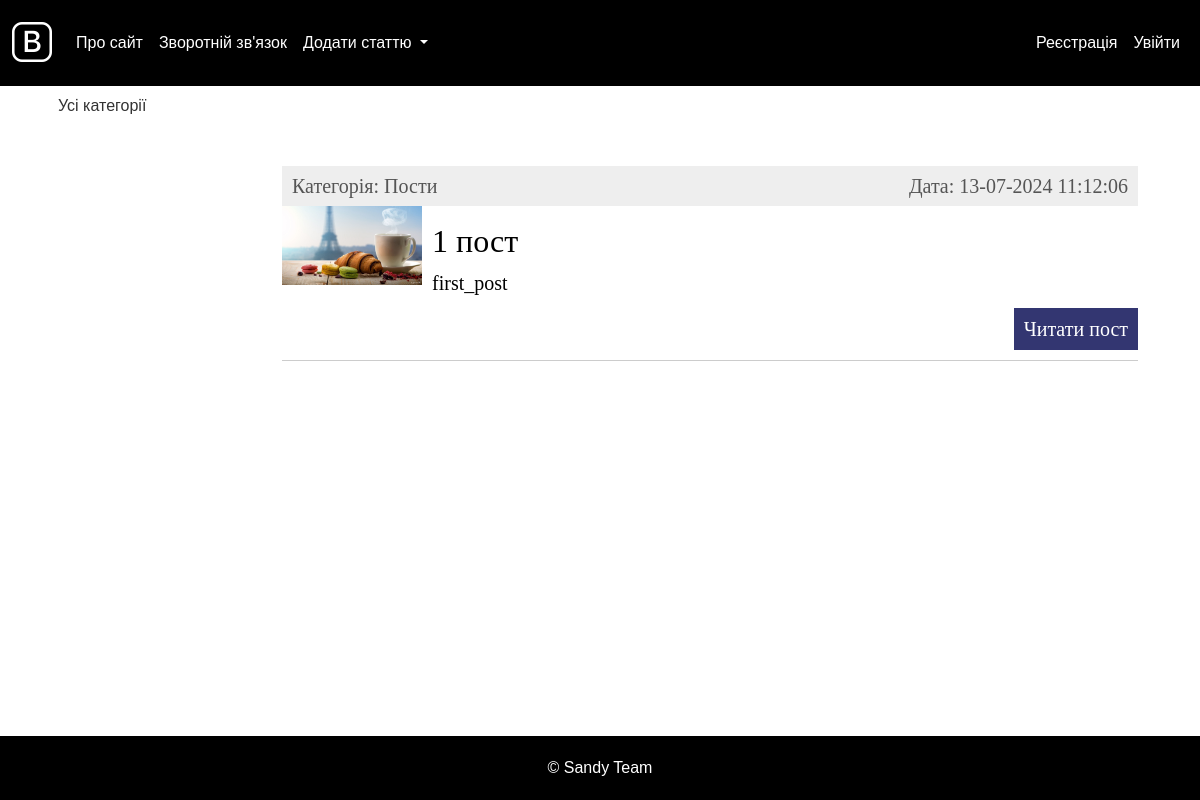
The page / on the database its author committed.
### blog/models.py (models this page shows, shortened)
class Blog(models.Model):
    DRAFT = 'draft'
    PUBLISHED = 'published'
    STATUS_CHOICES = [
        (DRAFT, 'Чернетка'),
        (PUBLISHED, 'Опублікована'),
    ]
    title = models.CharField(max_length=255, verbose_name="Заголовок")
    slug = models.SlugField(max_length=255, unique=True, verbose_name="URL")
    content = models.TextField(blank=True, verbose_name="Текст статті")
    photo = models.ImageField(upload_to="photos/%Y/%m/%d/", verbose_name="Фото", blank=True, null=True)
    time_create = models.DateTimeField(auto_now_add=True, verbose_name="Час створення")
    time_update = models.DateTimeField(auto_now=True, verbose_name="Час оновлення")
    status = models.CharField(max_length=10, choices=STATUS_CHOICES, default=DRAFT, verbose_name="Статус")
    cat = models.ForeignKey('Category', on_delete=models.PROTECT, verbose_name="Категорія")
    author = models.ForeignKey(settings.AUTH_USER_MODEL, on_delete=models.CASCADE, related_name='posts', verbose_name="Автор", null=True)
    likes = models.ManyToManyField(settings.AUTH_USER_MODEL, related_name='liked_posts', blank=True, verbose_name="Лайки", through='PostLike')
    dislikes = models.ManyToManyField(settings.AUTH_USER_MODEL, related_name='disliked_posts', blank=True, verbose_name="Дизлайки", through='PostDislike')
    tags = TaggableManager()
    def get_absolute_url(self):
        return reverse('post', kwargs={'post_slug': self.slug})
    class Meta:
        verbose_name = 'Запис блогу'
        verbose_name_plural = 'Записи блогу'
        ordering = ['id']

class Category(models.Model):
    name = models.CharField(max_length=100, verbose_name="Назва категорії")
    slug = models.SlugField(max_length=255, unique=True, verbose_name="URL")
    def __str__(self):
        return self.name
    class Meta:
        verbose_name = 'Категорія'
        verbose_name_plural = 'Категорії'
        ordering = ['id']

### blog/views.py (the view)
# urls.py: path('', views.BlogHome.as_view(), name='home'),
class BlogHome(ListView):
        model = Blog
        template_name = 'index.html'
        context_object_name = 'posts'
        def get_context_data(self, **kwargs):
            context = super().get_context_data(**kwargs)
            c_def = {'title': "Головна сторінка"}
            context.update(c_def)
            context.update(menu(self.request))
            return context
        def get_queryset(self):
            return Blog.objects.filter(status='published').select_related('cat')

### blog/utils.py (called while the page is built)
def menu(request):
    user_menu = [{'title': "Про сайт", 'url_name': 'about'},
                 {'title': "Додати статтю", 'url_name': 'add_page'},
                 {'title': "Зворотній зв'язок", 'url_name': 'contact'}]
    if request.user.is_authenticated:
        user_menu.insert(1, {'title': "Вийти", 'url_name': 'logout'})
    else:
        user_menu.insert(1, {'title': "Увійти", 'url_name': 'login'})
    return {'menu': user_menu}

### blog/templates/index.html (shortened to what this page needs)
{% extends 'base.html' %}
{% block content %}
<ul class="list-articles">
    {% for p in posts %}
    <li>
        <div class="article-panel">
            <p class="first">Категорія: {{ p.cat }}</p>
            <p class="last">Дата: {{ p.time_update|date:"d-m-Y H:i:s" }}</p>
        </div>
        {% if p.photo %}
        <p><img class="img-article-left thumb" src="{{ p.photo.url }}"></p>
        {% endif %}
        <h2>{{ p.title }}</h2>
        {% autoescape on %}
        {{ p.content|linebreaks|truncatewords:50 }}
        {% endautoescape %}
        <p class="link-read-post"><a href="{{ p.get_absolute_url }}">Читати пост</a></p>
    </li>
    {% endfor %}
</ul>
{% endblock %}

### blog/static/css/styles.css (style rules this page uses)
html, body { font-family: 'Arial'; margin: 0; padding: 0; height: 100%; width: 100%; color: #444; }
a { color: #0059b2; text-decoration: none; }
img { max-width: 600px; height: auto; }
img.img-article-left { max-width: 300px; height: auto; float: left; padding: 0 10px 10px 0; }
img.img-article-left.thumb { max-width: 150px; height: auto; }
p.link-read-post { text-align: right; }
p.link-read-post a { padding: 10px; min-width: 100px; background: #333671; color: #fff; text-decoration: none; }
div.article-panel { background: #eee; padding: 5px 10px 5px 10px; box-sizing border-box; overflow: hidden; color: #555; }
div.article-panel p.first { margin: 0; float: left; }
div.article-panel p.last { margin: 0; float: right; }
ul.list-articles { list-style: none; margin: 0; padding: 0; }
ul.list-articles li { border-bottom: 1px solid #ccc; }

### blog/templates/base.html (style rules this page uses)
body, html { height: 100%; margin: 0; }
body { display: flex; flex-direction: column; }

### rows shown on the page
Blog: cat "Пости", time_update "13-07-2024 11:12:06", photo (picture), title "1 пост", content "first_post"
